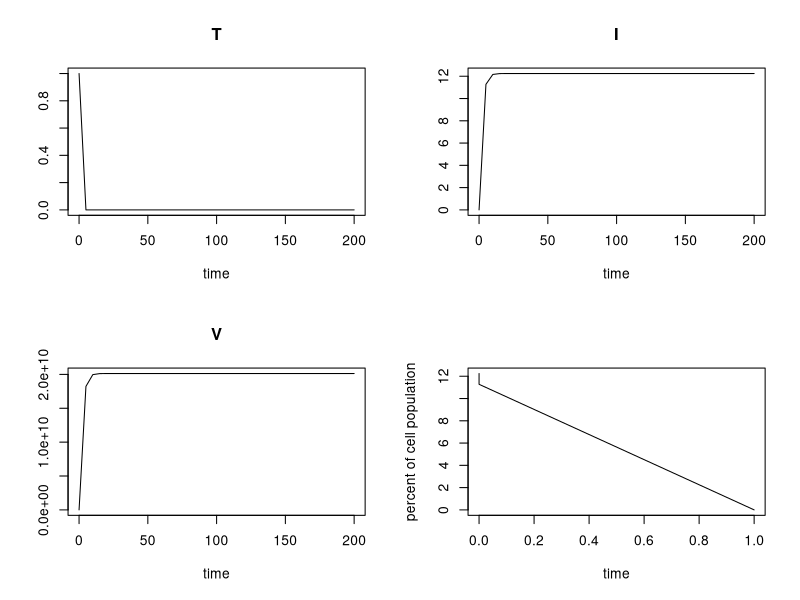

Recreate this plot in R.
require(deSolve)
require(ggplot2)
require(gridExtra)
require(dplyr)

# parameters
v_HIV_parm1 = c(s =6 , p = 2, tmax = 54, dt = 1/7, k =.3 , delta = .49, N = 10.3e9, c = 3.07)

# initial values
v_HIV_init_val <- c(T = 0.999999, I = 1e-6, V = 0)

t <- seq(0, 200, by = 5)

model.HIV <- function(t, x, v_HIV_parm1) {
    with(as.list(c(v_HIV_parm1, x)), {
        dT <- s + p*T-dt*T-k*V*T
        dI <- k*V*T - delta*I
        dV <- N*delta*I - c*V

        dx <- c(dT, dI, dV)
        list(dx)
    })
}

#solve system of equations
out <- lsoda(v_HIV_init_val, t, model.HIV, v_HIV_parm1)

#plot data
mf <- par("mfrow")
plot(out, main = c("T", "I", "V"))
plot(out[,"T"], out[,"I"],  type = "l", xlab = "time", ylab = "percent of cell population")
par(mfrow = mf)
